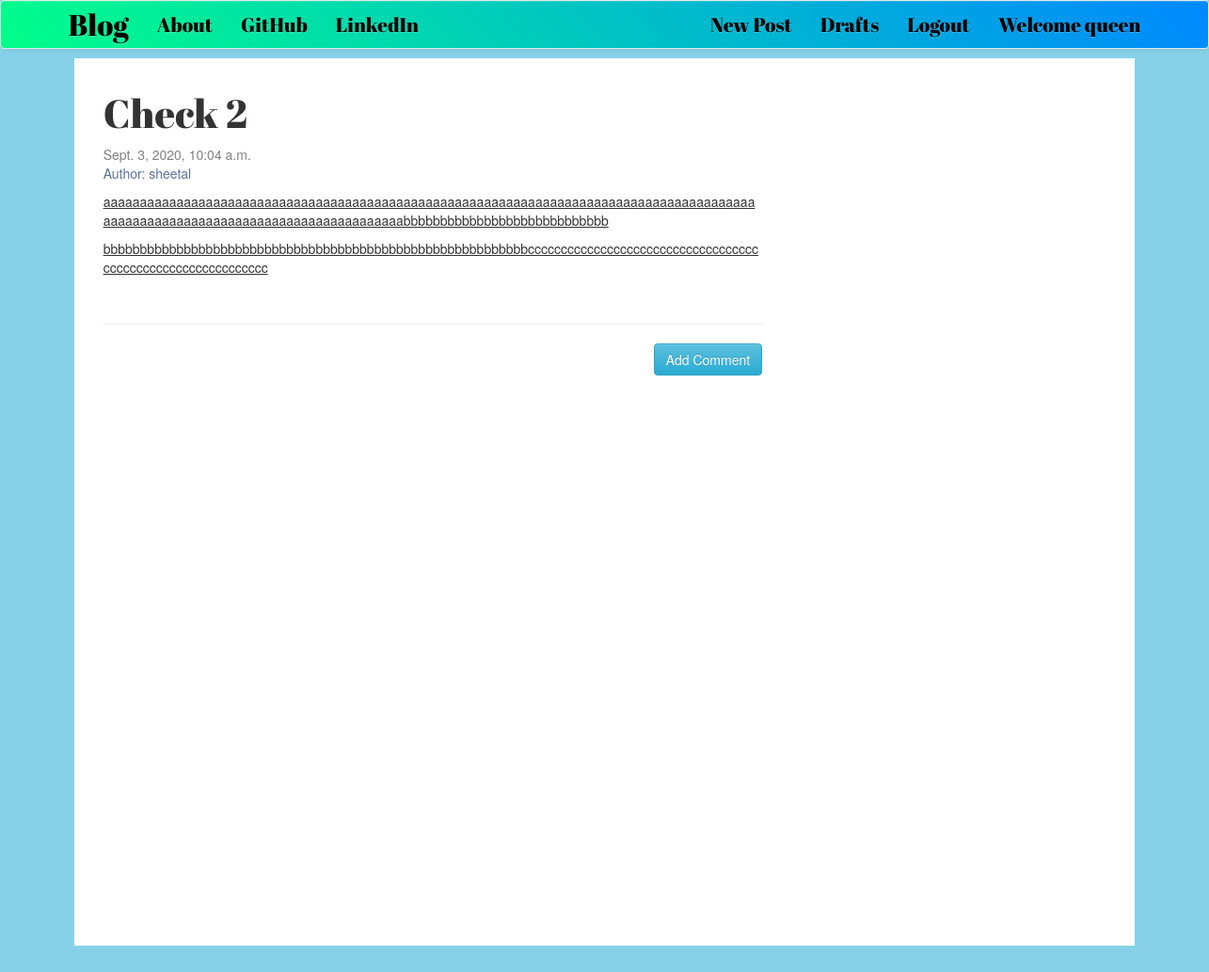
The app's page /post/18 (signed in) with its own data.
### blog/models.py (models this page shows, shortened)
class Post(models.Model):
    author = models.ForeignKey('auth.User',on_delete=models.CASCADE)
    title = models.CharField(max_length=200)
    text = models.TextField()
    created_date = models.DateTimeField(default=timezone.now)
    published_date = models.DateTimeField(blank=True,null=True)

### blog/views.py (the view)
# urls.py: path('post/<int:pk>',views.PostDetailView.as_view(),name='post_detail'),
class PostDetailView(DetailView):
    model = Post

### blog/templates/blog/post_detail.html (shortened to what this page needs)
<!DOCTYPE html>
{% extends 'blog/base.html' %}
{% block content %}
<h1 class="posttitle">{{post.title}}</h1>
{% if post.published_date %}
  <div class="date postdate">
    {{post.published_date}}
  </div>
{% else %}
  <div class="date postdate">
    <p>Created On: {{post.created_date}}</p>
  </div>
  <br>
  <a class="btn btn-info" href="{% url 'post_publish' pk=post.pk %}">Publish</a>
{% endif %}
<div class="date author">
  <p>Author: {{post.author}}</p>
</div>
<p class="postcontent">{{post.text|safe|linebreaksbr}}</p>
<br>
<hr>
<a class="btn btn-info btn-comment" href="{% url 'add_comment_to_post' pk=post.pk %}">Add Comment</a>
{% endblock %}

### blog/templates/blog/base.html (shortened to what this page needs)
<!DOCTYPE html>
{% load static  %}
<html lang="en" dir="ltr">
  <head>
    <link rel="stylesheet" href="https://maxcdn.bootstrapcdn.com/bootstrap/3.3.7/css/bootstrap.min.css">
    <link rel="stylesheet" href="https://maxcdn.bootstrapcdn.com/bootstrap/3.3.7/css/bootstrap-theme.min.css">
    <link rel="stylesheet" href="//cdn.jsdelivr.net/npm/medium-editor@latest/dist/css/medium-editor.min.css" type="text/css" media="screen" charset="utf-8">
    <link rel="stylesheet" href="{% static 'css/blog.css' %}">
  </head>
  <body class="format-body">
    <nav class="navbar navbar-default custom-navbar loader techfont">
      <div class="container">
        <ul class="nav navbar-nav">
        <li> <a class="navbar-brand bigbrand" href="{% url 'post_list' %}">Blog</a> </li>
        <li> <a class="nav-text" href="{% url 'about' %}">About</a> </li>
        <li> <a class="nav-text" href="https://www.github.com">GitHub</a> </li>
        <li> <a class="nav-text" href="https://www.linkedin.com">LinkedIn</a> </li>
        </ul>
        <ul class="nav navbar-nav navbar-right">
          {% if user.is_authenticated %}
          <li> <a class="nav-text" href="{% url 'post_new' %}">New Post</a> </li>
          <li> <a class="nav-text" href="{% url 'post_draft_list' %}">Drafts</a> </li>
          <li> <a class="nav-text" href="{% url 'logout' %}">Logout</a> </li>
          <li> <a class="nav-text" >Welcome {{user.username}}</a> </li>
          {% else %}
          <li> <a class="nav navbar-right nav-text" href="{% url 'login' %}">Login <span class="glyphicon glyphicon-user"></span> </a> </li>
          <li> <a class="nav navbar-right nav-text" href="{% url 'login_user_module:register' %}">Sign Up</a> </li>
          {% endif %}
        </ul>
      </div>
    </nav>
    <div class="content container">
      <div class="row  format-content">
          <div class="col-md-8">
            <div class="blog_posts">
              {% block content %}
              {% endblock %}
            </div>
          </div>
      </div>
    </div>
  </body>
</html>

### blog/static/css/blog.css (style rules this page uses)
.bigbrand { font-size: 1.5em; color: black !important; }
.nav-text { color: black !important; }
.techfont { font-family: 'Abril Fatface', cursive; font-size: 1.5em; margin-bottom: 10px; }
.date { color: grey; }
.author { color: rgb(92, 116, 156); }
.posttitle { font-family: 'Abril Fatface', cursive; font-size: 3em; }
.postcontent { font-family: 'Gayathri', sans-serif; font-size: 1.2em; }
.btn-comment { float: right; }
.format-body { background: rgb(135, 209, 232); }
.content { position: absolute; margin-left: 5%; margin-right: 5%; margin-top: 0; width: 90%; height: 100%; }
.format-content { padding: 1.1em; background: #FFFFFF; margin-left: auto; margin-right: auto; min-height: 90%; overflow-wrap: break-word; word-wrap: break-word; hyphens: auto; }
.loader { filter:hue-rotate(0deg); background:linear-gradient(45deg,#0f8,#08f); animation:hue 10000ms infinite linear; }

### records on screen
Post: title "Check 2", published_date "Sept. 3, 2020, 10:04 a.m.", author "sheetal", text "aaaaaaaaaaaaaaaaaaaaaaaaaaaaaaaaaaaaaaaaaaaaaaaaaaaaaaaaaaaaaaaaaaaaaaaaaaaaaaaaaaaaaaaaaaaaaaaaaaaaaaaaaaaaaaaaaaaaaaaaaaaaaaaaaabbbbbbbbbbbbbbbbbbbbbbbbbbbb bbbbbbbbbbbbbbbbbbbbbbbbbbbbbbbbbbbbbbbbbbbbbbbbbbbbbbbbbbcccccccccccccccccccccccccccccccccccccccccccccccccccccccccccc"

### other values on screen
{{ user.username }} "queen"
